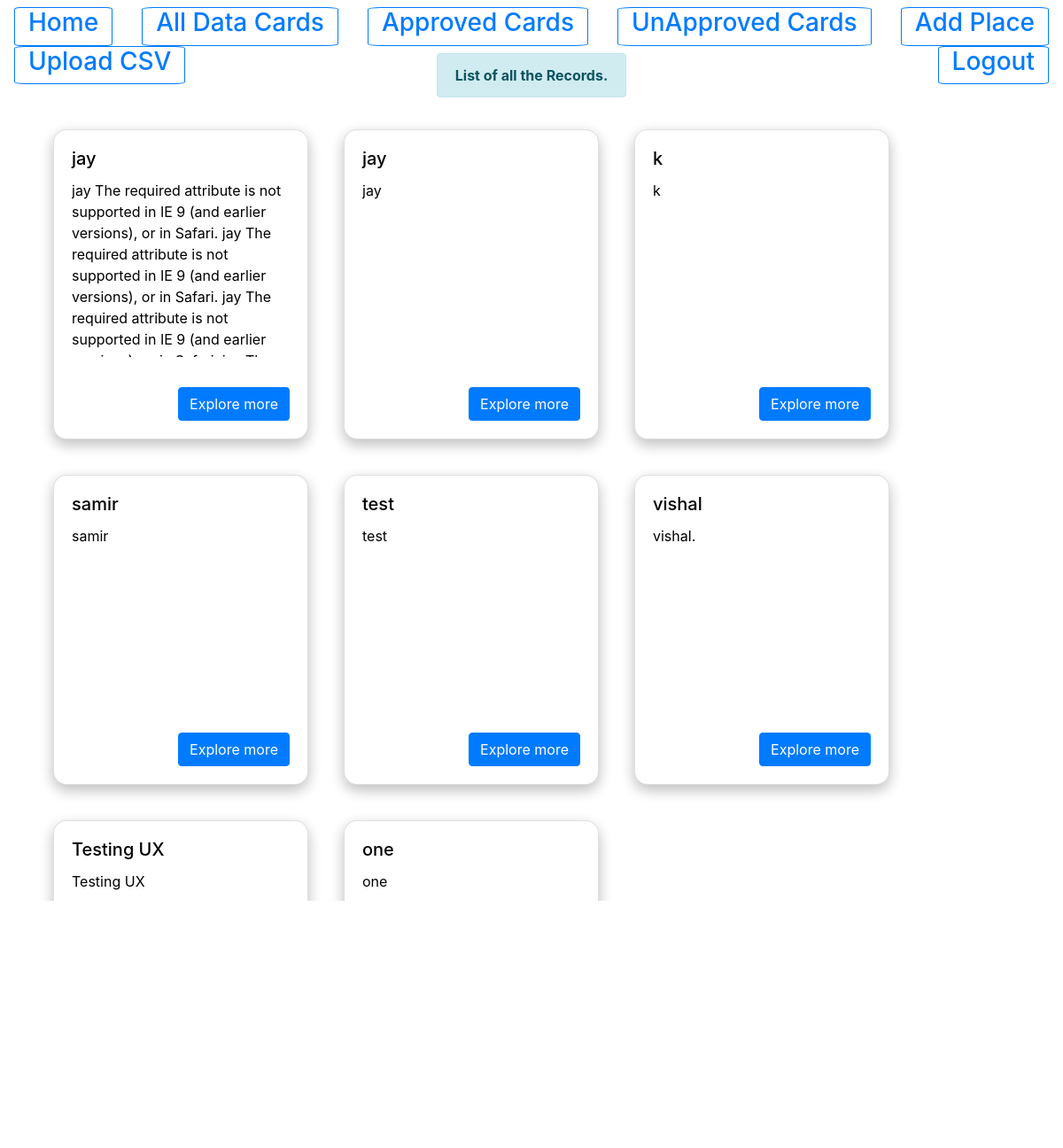
/AllDatalist/ (signed in), run on an earlier commit of the app's database.
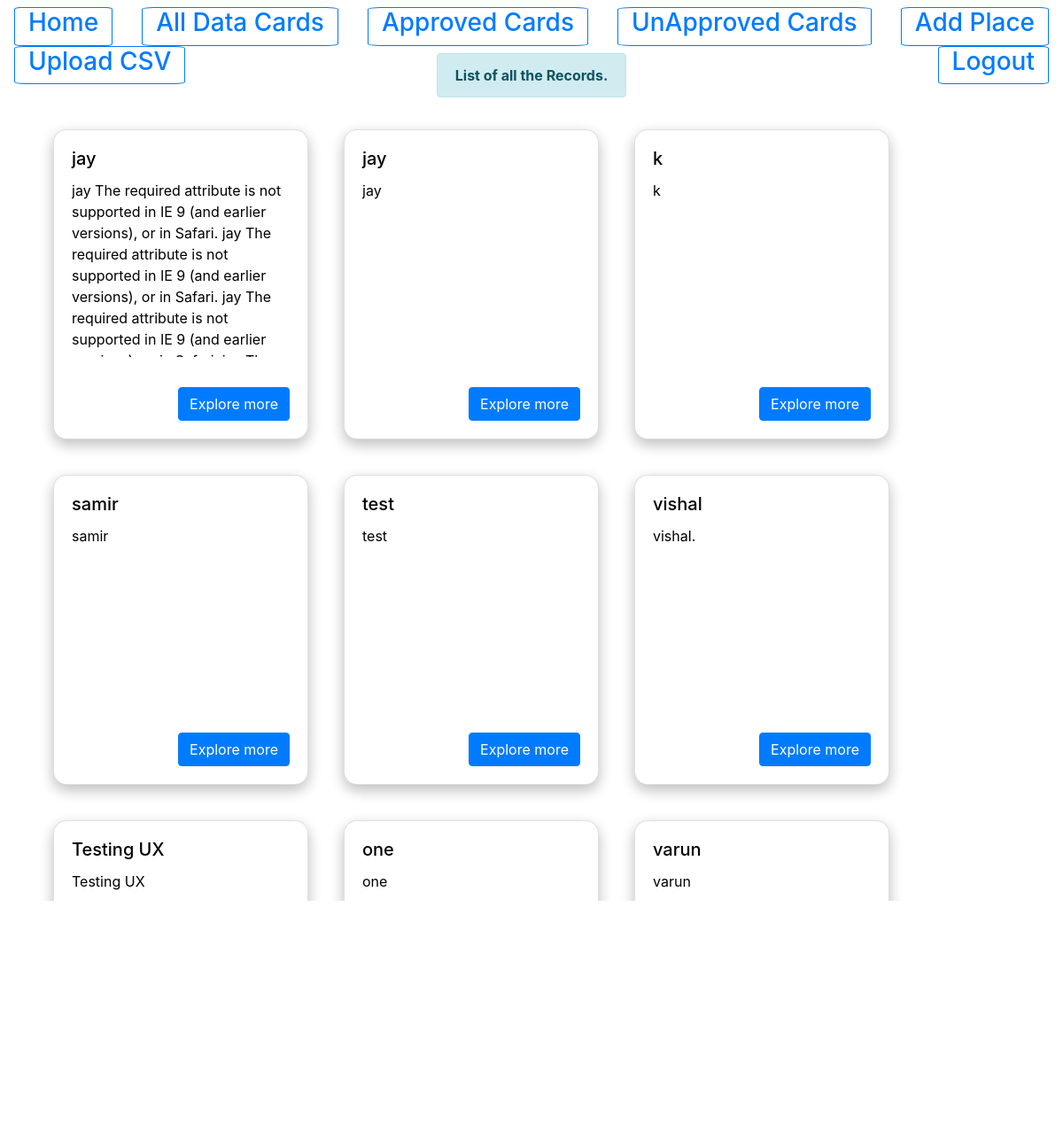
And on a later commit of the database.
### myapp/models.py (models this page shows, shortened)
class myapp(models.Model):
    title = models.CharField(max_length=100,default=' ')
    description = models.CharField(max_length=100000,default=' ')
    longitude=models.CharField(max_length=1000,default=0)
    latitude=models.CharField(max_length=1000,default=0)
    placetitle=models.CharField(max_length=100000,default= ' ',blank = True)
    placetitle2=models.CharField(max_length=100000,default=' ',blank = True)
    placetitle3=models.CharField(max_length=100000,default=' ',blank = True)
    placetitle4=models.CharField(max_length=100000,default=' ',blank = True)
    placevalue=models.CharField(max_length=100000,default=' ',blank = True)
    placevalue2=models.CharField(max_length=100000,default=' ',blank = True)
    placevalue3=models.CharField(max_length=100000,default=' ',blank = True)
    placevalue4=models.CharField(max_length=100000,default=' ',blank = True)
    class Meta:
        db_table = 'placeDb'

### myapp/views.py (the view)
# urls.py: path('AllDatalist/',views.AllDatalist,name='AllDatalist'),
def AllDatalist(request):
    if request.user.is_authenticated:
        results = myapp.objects.filter()                                   # storing all the data
        message = "List of all the Records."
        return render(request,"SelcetedList.html",{"results":results,"message":message})              #rendering the results in selectedlist.html with a message
    else:
        form = LoginForm()              #login form
        message = "Please Login for Moving Further"
        return render(request,'registration/login.html',{"form":form,"message" : message})      # rendering login page

### myapp/templates/SelcetedList.html (shortened to what this page needs)
<!DOCTYPE html>
<html lang="en">
<head>
    <link rel="stylesheet" href="https://stackpath.bootstrapcdn.com/bootstrap/4.1.3/css/bootstrap.min.css"
>
</head>
<body class="">
        <div class=""  style="background-color:#ffffff;">
                <nav class="navbar navbar-dark bg-transparent" style="height:60px;">
                    <a class="" href="/" style="border: 2px;">
                        <button class="btn btn-sm btn-outline-primary admin-header-button"
                        style="border-radius: 6%; padding: 0 15px;"
                            type="submit">
                            <h3>Home</h3>
                        </button></a>
                    <a class="" href="/AllDatalist/" style="border: 2px;">
                        <button class="btn btn-sm btn-outline-primary"
                        style="border-radius: 6%; padding: 0 15px;"
                        type="submit">
                            <h3>All Data Cards</h3>
                        </button></a>
                    <a class="" href="/Approvedlist/" style="border: 2px;">
                        <button class="btn btn-sm btn-outline-primary"
                        style="border-radius: 6%; padding: 0 15px;"
                            type="submit">
                            <h3>Approved Cards</h3>
                        </button></a>
                    <a class="" href="/UnApprovedlist/" style="border: 2px;">
                        <button
                        style="border-radius: 6%; padding: 0 15px;"
                            class="btn btn-sm btn-outline-primary" type="submit">
                            <h3>UnApproved Cards</h3>
                        </button></a>
                    <a class="" href="/adminpanel/0/" style="border: 2px;">
                        <button class="btn btn-sm btn-outline-primary"
                        style="border-radius: 6%; padding: 0 15px;"
                        type="submit">
                            <h3>Add Place</h3>
                        </button></a>
                    <a class="" href="/csvUpload/" style="border: 2px;">
                        <button class="btn btn-sm btn-outline-primary"
                        style="border-radius: 6%; padding: 0 15px;"
                            type="submit">
                            <h3>Upload CSV</h3>
                        </button></a>
                    <a class="" href="/admin/logout/" style="border: 2px;">
                        <button class="btn btn-sm btn-outline-primary"
                        style="border-radius: 6%; padding: 0 15px;"
                            type="submit">
                            <h3>Logout</h3>
                        </button></a>
                </nav>
                <div class="alert alert-info container" style="text-align: center;width: max-content;height: max-content;">
                    <strong>{{ message }}</strong>
                </div>
            </div>
    <div class="row">
        <div class="col-12" style="width:100%;color: black;text-align: left;">
            <ul id='search-results'>
                {% for result in results %}
                <div class="" style="padding: 20px; float: left; ">
                    <div class="card" style="width: 18rem;min-height: 350px;border-radius: 15px!important;
                    border-top-left-radius: 15px !important;
                    border-top-right-radius: 15px !important;
                    border-bottom-right-radius: 15px !important;
                    border-bottom-left-radius: 15px !important;
                    box-shadow: 0 6px 16px 0 rgba(0,0,0,.15),0 6px 16px 0 rgba(0,0,0,.12)!important;">
                        <div class="card-body"
                            style="height: 100%;">
                            <h5 class="card-title">{{ result.title }}</h5>
                            <p class="card-text" style="height: 200px;overflow-x: auto;">{{ result.description }}</p>
                            <div class="" style="position: absolute;right: 20px;bottom: 20px;">
                                <a href="{{ result.id }}/" class="btn btn-primary">Explore more</a>
                            </div>
                        </div>
                    </div>
                </div>
                {% endfor %}
            </ul>
        </div>
    </div>
</body>
</html>

What changed in the data, as far as the page shows it:
added myapp: title "varun", description "varun"
